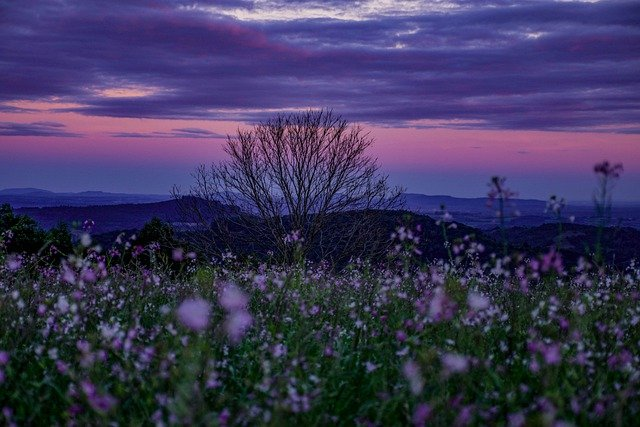
#> input picture 실습_원본/lab-08/grass.jpg, 640 x 427 px
$ jupyter execute --allow-errors IPP-2022-1-lab-08-00000000-name.ipynb   (older library calls are emulated)
#> lines starting #> are read from the running program, lines starting #| are printed output that depends on the picture
<h1 align='center'> 영상처리 프로그래밍 실습 8</h1>

<h6 align='right'> 2022. 5. 10. </h6>

<div class="alert alert-block alert-info">

- 파일 이름에서 00000000을 자신의 학번으로, name을 자신의 이름으로 수정하세요.

- 다음 줄에 자신의 이름, 학번, 학과(전공)을 적으세요.

* 이름:   &nbsp;&nbsp;          학번:    &nbsp;&nbsp;         학과(전공):

</div>

- JupyterLab 문서의 최신 버전은 [JupyterLab Documentation](https://jupyterlab.readthedocs.io/en/stable/index.html#/)을  참고하라

- Markdown은 [Markdown Guide](https://www.markdownguide.org/)를 참고하라.
- [Markdown Cheat Sheet](https://www.markdownguide.org/cheat-sheet/)

* 제출 마감: 5월 16일 (월) 오후 6:00까지 최종본을 SmartLEAD제출

[cell 1]
import cv2
import matplotlib.pyplot as plt

import numpy as np
print("OpenCV version", cv2.__version__)
print("NumPy version", np.__version__)

## 지난 주 문제 1.

예제 2의 프로그램을 다음과 같이 변경하라.

- 이동 평균 필터링을 가우시안 필터링으로 변경하라.
- 가우시안 커널의 표준편차인 sigmaX와 sigmaY를 개별적으로 조정할 수 있는 trackBar interface를 2 개 제공한다. 단, 표준 편차의 최댓값은 10.0이 되도록 한다.

[cell 2]
def Gaussian_filtering(file_name):
#> called with file_name = 'grass.jpg'
    def onGaussianFiltering(val):
        nonlocal img2, ksize, sigmaX, sigmaY
        ksize = val // 2 * 2 + 1
        img_filtered = cv2.GaussianBlur(img, (ksize, ksize), sigmaX=sigmaX, sigmaY=sigmaY)
        img2 = np.hstack((img, img_filtered))
        cv2.imshow(winName, img2)

    def onSigmaX(val):
        nonlocal sigmaX, sigmaY
        sigmaX = val / sigma_scale_factor
        v = ksize
        onGaussianFiltering(v)

    def onSigmaY(val):
        nonlocal sigmaX, sigmaY
        sigmaY = val / sigma_scale_factor
        v = ksize
        onGaussianFiltering(v)


    from os.path import exists
    ksize = 3
    sigmaX = 0.1
    sigmaY = 0.1
    sigma_scale_factor = 10
    if exists(file_name):
        img = cv2.imread(file_name)
#> img is the input picture: shape (427, 640, 3); mean B, G, R 90.1, 55.4, 60.2
    else:
        print(f"Image file '{file_name}' does not exist.")
        return
    img2 = np.hstack((img, img))
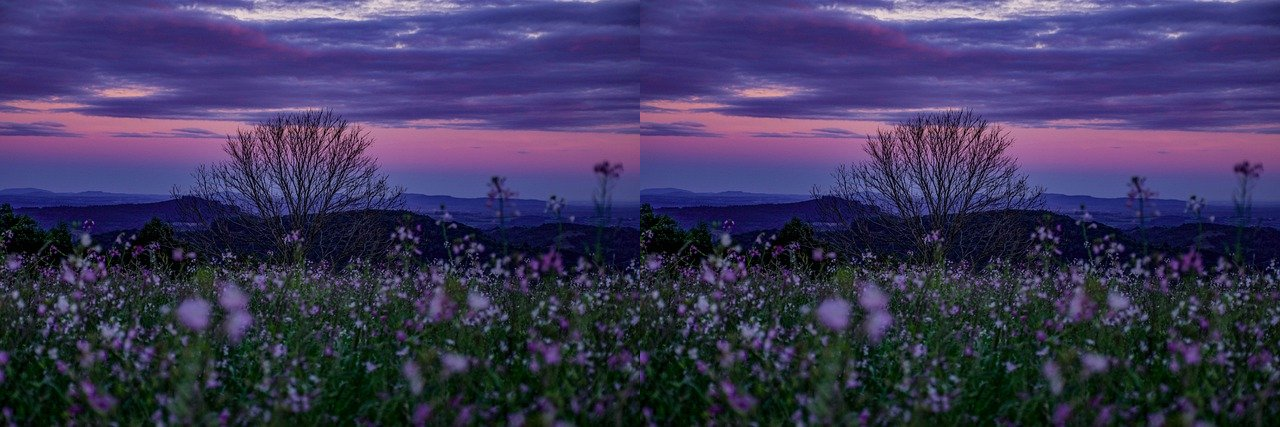
#> img2: shape (427, 1280, 3); mean B, G, R 90.1, 55.4, 60.2

    winName = "Gaussian Filtering"
    cv2.namedWindow(winName, flags=1|cv2.WINDOW_GUI_NORMAL )
    cv2.imshow(winName, img2)

    cv2.createTrackbar('kernel size', winName, 1, 51, onGaussianFiltering)
    cv2.createTrackbar('sigma_x', winName, int(sigmaX*sigma_scale_factor), 101, onSigmaX)
    cv2.createTrackbar('sigma_y', winName, int(sigmaY*sigma_scale_factor), 101, onSigmaY)
    cv2.setTrackbarMin('kernel size', winName, 1)
    cv2.setTrackbarMin('sigma_x', winName, 1)
    cv2.setTrackbarMin('sigma_y', winName, 1)
    cv2.waitKey(0)
    cv2.destroyAllWindows()

[cell 3]
Gaussian_filtering('grass.jpg')

## 예제 1.

다음 프로그램을 실행하라.

[cell 4]
from scipy import misc
#> (the rest of this cell did not finish here and is left out)

#> (a cell that did not finish here is left out)

#> (a cell that did not finish here is left out)

### 예제 2.
예제 1의 영상에 아래 두 커널을 적용해서 gradient의 크기를 구하고,
cv2.imshow 함수를 이용해서 원 영상과 gradient 크기 영상을 나란히 표시하라.

[cell 7]
k_diff_x = np.array([[0, 0, 0],
                [0, -1, 0],
                [0, 1, 0]])
k_diff_y = np.array([[0, 0, 0],
                [0, -1, 1],
                [0, 0, 0]])

[cell 8]
def filtering():
    Gx_img=cv2.filter2D(img,cv2.CV_32F,k_diff_x)
    Gy_img=cv2.filter2D(img,cv2.CV_32F,k_diff_y)
    G_img=np.sqrt(Gx_img**2+Gy_img**2)
    return G_img.round().clip(0,255).astype(np.uint8)

#> (the rest of this cell did not finish here and is left out)

### 예제 3.
예제 1의 영상에 두 개의 대각 방향의 Roberts 두 커널을 적용한 후에 에지의 크기를 구하고,
cv2.imshow 함수를 이용해서 원 영상과 에지의 크기 영상을 나란히 표시하라.

[cell 9]
roberts_1 = np.array([[-1, 0, 0],
                      [0, 1, 0],
                      [0, 0, 0]])
roberts_2 = np.array([[0, 0, -1],
                      [0, 1, 0],
                      [0, 0, 0]])

[cell 10]
def filtering():
    img_rb1=cv2.filter2D(img,cv2.CV_32F,roberts_1)
    img_rb2=cv2.filter2D(img,cv2.CV_32F,roberts_2)
    img_rb=np.sqrt(img_rb1**2+img_rb2**2)
    return img_rb.round().clip(0,255).astype(np.uint8)

#> (the rest of this cell did not finish here and is left out)

### 예제 4.
예제 2와 예제 3의 프로그램을 하나로 통합하여 edge_detection(img) 함수로 만들려고 한다.
단, trackBar interface를 이용해서 수평/수직 방향의 에지의 크기를 선택한다.
- 0: 원 영상 - 원 영상
- 1: 원 영상 - 수평/수직 방향의 에지 크기
- 2: 원 영상 - 대각 방향의  에지 크기

[cell 11]
# [38 lines left out: function edge_detection, not called in this run]

#> (a cell that did not finish here is left out)

### 예제 5.
예제 4의 프로그램에 다음 기능을 추가하라.
- 0: 원 영상 - 원 영상
- 1: 원 영상 - 수평/수직 방향의 에지 크기
- 2: 원 영상 - 대각 방향의  에지 크기
- 3: 원 영상 - Prewitt 커널 에지 크기
- 4: 원 영상 - 4 방향 라플라시안 결과의 절대값
- 5: 원 영상 - 8 방향 라플라시안 결과의 절대값

[cell 13]
# [64 lines left out: function edge_detection, not called in this run]

#> (a cell that did not finish here is left out)

### 예제 6.
예제 5의 프로그램을 원 영상에 가우시안 잡음을 추가한 후에 에지를 검출하는 프로그램으로 수정하라.

단, 왼쪽에는 가우시안 잡음이 포함된 영상을 표시하고, 오른쪽에는 예제 5에서 구한 에지 영상을 표시한다.
또한, trackBar 인터페이스를 추가해서 가우시안 잡음의 분산을 조정할 수 있어야 한다.

[cell 15]
# [77 lines left out: function edge_detection, not called in this run]

#> (a cell that did not finish here is left out)

### 예제 7. Canny Edge detection

다음 도움말과 프로그램을 통해서 cv2.Canny() 함수의 사용법을 익혀보자.

[cell 17]
help(cv2.Canny)

[cell 18]
th1 = 80
th2 = 200
#> (the rest of this cell did not finish here and is left out)

### 문제 1. 다음 조건을 만족하는 함수 canny_edge_detection(filename) 함수를 작성하라.
- parameter로 주어진 영상 파일이 없으면 오류 메시지를 콘솔에 출력하고 종료한다.
- parameter로 주어진 영상 파일이 있으면 영상 파일을 읽고 원 영상과 cv2.Canny() 함수 실행 결과 영상을 나란히 표시한다.
- OpenCV의 trackbar 인터페이스를 통해서 cv2.Canny에 필요한 두 개의 thresholds를 조절한다.

[cell 19]
from os.path import exists
def canny_edge_detection(filename):
#> called with filename = 'plum_640.jpg'
    def onThreshold1(val):
        nonlocal th1
        th1=val
        canny()

    def onThreshold2(val):
        nonlocal th2
        th2=val
        canny()

    def canny():
        nonlocal img2,img_out
        img_canny=cv2.Canny(img,th1,th2)
        img_out[...,0] = img_canny
        img_out[...,1] = img_canny
        img_out[...,2] = img_canny
        img2=np.hstack((img,img_out))
        cv2.imshow(winName, img2)

    if exists(filename):
        img=cv2.imread(filename)
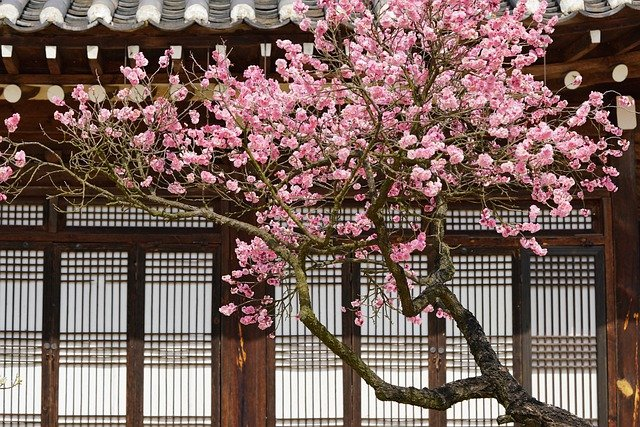
#> input picture 실습_원본/lab-08/plum_640.jpg, 640 x 427 px
#> img is the input picture: shape (427, 640, 3); mean B, G, R 94, 100.3, 123.6
    else:
        print("file not exist")
        return

    img_out=np.zeros_like(img)
    th1=0
    th2=0
    winName="canny edge detection"
    img2=np.hstack((img,img))
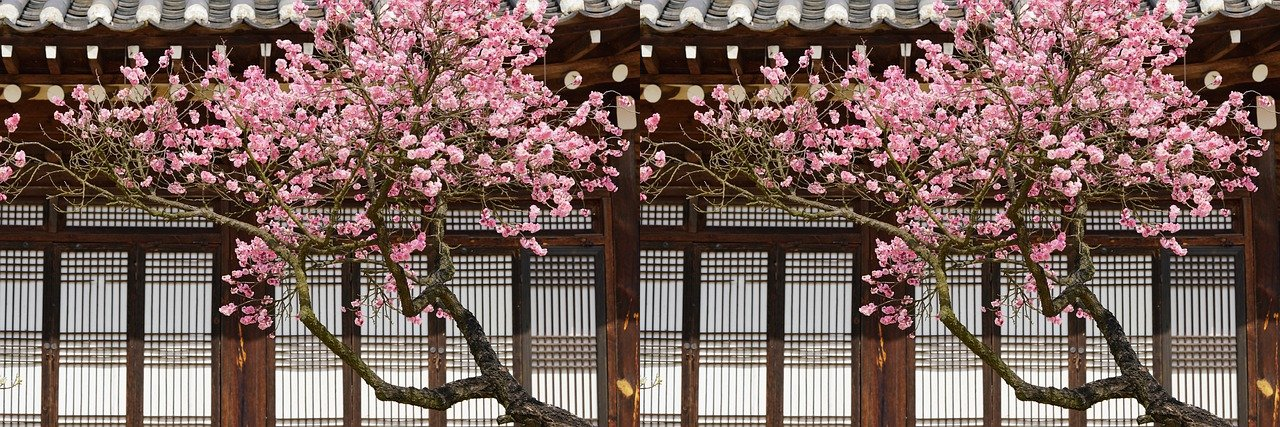
#> img2: shape (427, 1280, 3); mean B, G, R 94, 100.3, 123.6
    cv2.imshow(winName, img2)
    cv2.createTrackbar("th1", winName, 1,255,onThreshold1)
    cv2.createTrackbar("th2", winName, 1,255,onThreshold2)
    cv2.setTrackbarMin("th1",winName,1)
    cv2.setTrackbarMin("th2",winName,1)
    cv2.waitKey()
#> in canny, `img_canny=cv2.Canny(img,th1,th2)`:
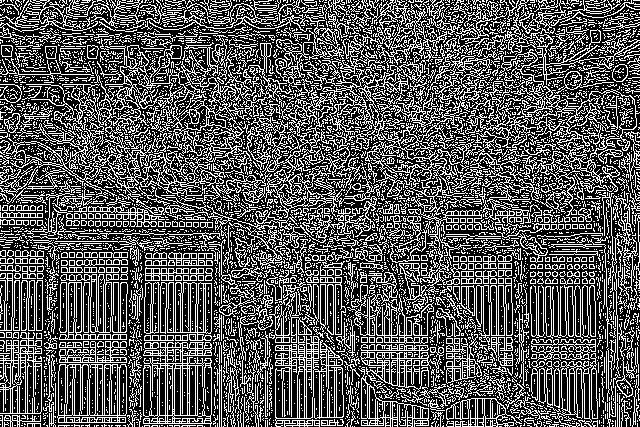
#> img_canny: shape (427, 640); 34.3% white in thin lines or dots
#> in canny, `img_out[...,0] = img_canny`:
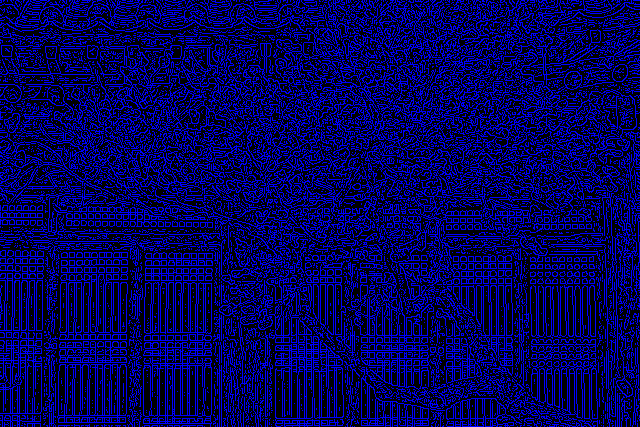
#> img_out: shape (427, 640, 3); mean of channels 0, 1, 2 87.5, 0, 0; drawn as B, G, R
#> in canny, `img_out[...,1] = img_canny`:
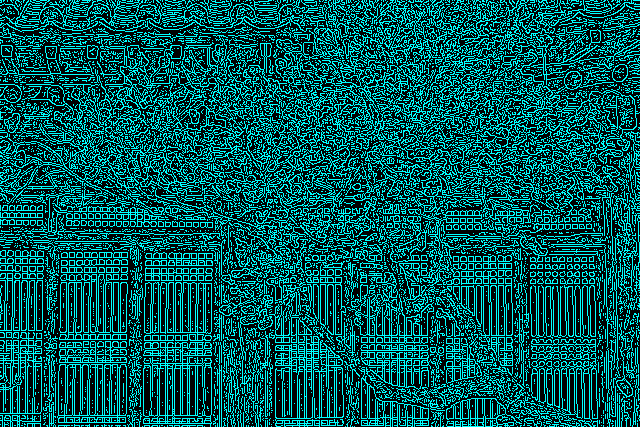
#> img_out: shape (427, 640, 3); mean of channels 0, 1, 2 87.5, 87.5, 0; drawn as B, G, R
#> in canny, `img_out[...,2] = img_canny`: img_out: shape (427, 640, 3); 34.3% white in thin lines or dots
#> in canny, `img2=np.hstack((img,img_out))`:
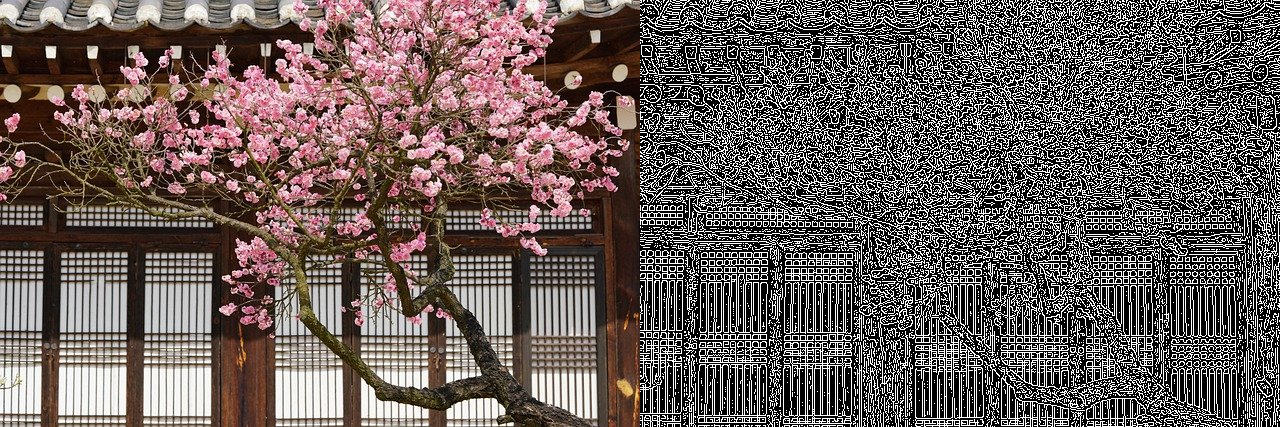
#> img2: shape (427, 1280, 3); mean B, G, R 90.8, 93.9, 105.6
    cv2.destroyAllWindows()
